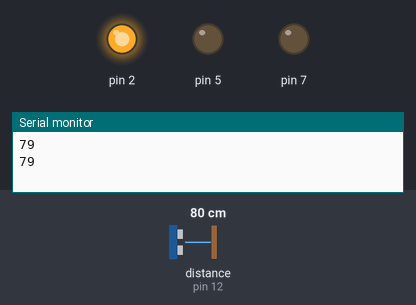
The sketch below on a simulated Arduino Uno, built with avr-gcc and run on an emulated ATmega328P. Parts: output pins drawn as LEDs (lit = HIGH), the last lines printed to the serial monitor. The inputs (shaded band) are chosen by the test bench; at power-on: distance to the obstacle (sensor on pin 12) 80 cm. The echo pulse lasts 58.3 µs per cm; pins used as bus, display or sensor lines are not drawn.

Above: at 2.8 s.
2.9 s: distance to the obstacle (sensor on pin 12) set to 12 cm
8.9 s: distance to the obstacle (sensor on pin 12) set to 9 cm
At 10.4 s:
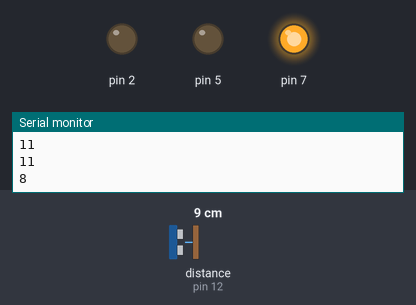
14.9 s: distance to the obstacle (sensor on pin 12) set to 14 cm
At 16.3 s:
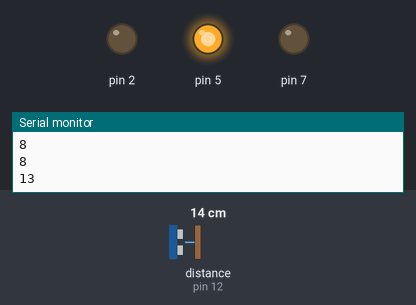
20.9 s: distance to the obstacle (sensor on pin 12) set to 11 cm
At 23.4 s:
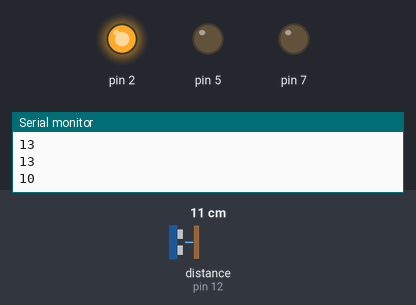
Timing chart, 0 to 24.9 s (numbered marks = the images above; inputs shaded):
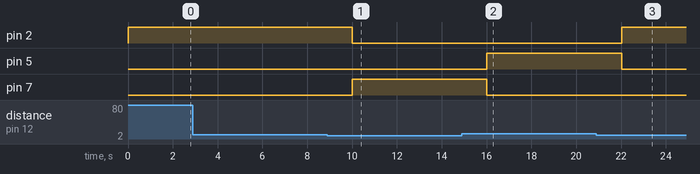

The sketch:

Distance_detector.ino
```cpp
void setup()
{
  pinMode(2, OUTPUT);
  pinMode(5, OUTPUT);
  pinMode(7, OUTPUT);
  pinMode(13, OUTPUT);
  pinMode(12, INPUT);
  Serial.begin(9600);
}

void loop()
{
  digitalWrite(13,LOW);
  delayMicroseconds(2);
  digitalWrite(13,HIGH);
  delayMicroseconds(10);
  digitalWrite(13,LOW);
  int time = pulseIn(12,HIGH);
  int dist = time*0.034/2;
  Serial.println(dist);

  if(dist>3 && dist<10){
    digitalWrite(7,HIGH);
    delay(2000);
    digitalWrite(7,LOW);
  }
  else if(dist>11 && dist<15){
    digitalWrite(5,HIGH);
    delay(2000);
    digitalWrite(5,LOW);
  }
  else{
    digitalWrite(2,HIGH);
    delay(2000);
    digitalWrite(2,LOW);
  }
}
```

Measured:
- the behaviour switches between 11 and 10 cm on distance to the obstacle (sensor on pin 12) (found by bisection; images 0 and 1)
- the behaviour switches between 13 and 12 cm on distance to the obstacle (sensor on pin 12) (found by bisection; images 2 and 3)
- after the input at 8.9 s, pin 2: HIGH → LOW after 1.1 s; pin 7: LOW → HIGH after 1.1 s
- after the input at 14.9 s, pin 5: LOW → HIGH after 1.1 s; pin 7: HIGH → LOW after 1.1 s
- after the input at 20.9 s, pin 2: LOW → HIGH after 1.1 s; pin 5: HIGH → LOW after 1.1 s
